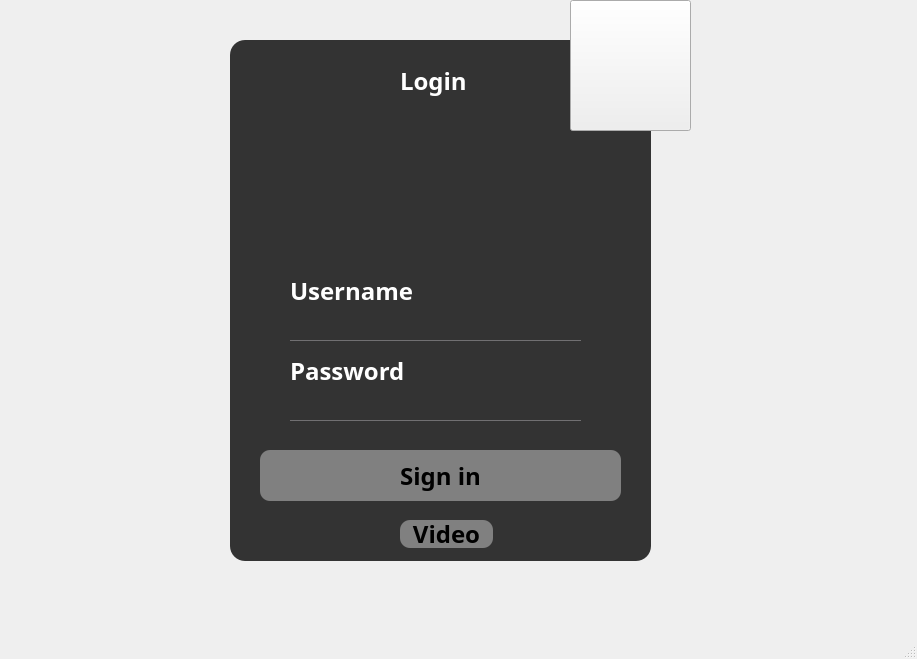
<?xml version="1.0" encoding="UTF-8"?>
<ui version="4.0">
 <class>MainWindow</class>
 <widget class="QMainWindow" name="MainWindow">
  <property name="geometry">
   <rect>
    <x>0</x>
    <y>0</y>
    <width>917</width>
    <height>659</height>
   </rect>
  </property>
  <property name="font">
   <font>
    <family>Script MT Bold</family>
    <pointsize>-1</pointsize>
    <weight>75</weight>
    <bold>true</bold>
   </font>
  </property>
  <property name="windowTitle">
   <string>MainWindow</string>
  </property>
  <property name="styleSheet">
   <string notr="true">*{
 font-size:24px;
}

QFrame
{
 background:#333;
 border-radius:15px;


}

QPushButton
{
background:gray;
border-radius:10px;
}
QLabel
{
color:white;
}
QLineEdit
{
background:transparent;
border:none;
color:#717072;
border-bottom:1px solid #717072;

}
</string>
  </property>
  <widget class="QWidget" name="centralwidget">
   <widget class="QFrame" name="frame">
    <property name="geometry">
     <rect>
      <x>230</x>
      <y>40</y>
      <width>421</width>
      <height>521</height>
     </rect>
    </property>
    <property name="font">
     <font>
      <family>Script MT Bold</family>
      <pointsize>-1</pointsize>
      <weight>75</weight>
      <bold>true</bold>
     </font>
    </property>
    <property name="frameShape">
     <enum>QFrame::StyledPanel</enum>
    </property>
    <property name="frameShadow">
     <enum>QFrame::Raised</enum>
    </property>
    <widget class="QLabel" name="label">
     <property name="geometry">
      <rect>
       <x>170</x>
       <y>20</y>
       <width>71</width>
       <height>41</height>
      </rect>
     </property>
     <property name="font">
      <font>
       <family>Script MT Bold</family>
       <pointsize>-1</pointsize>
       <weight>75</weight>
       <bold>true</bold>
      </font>
     </property>
     <property name="text">
      <string>Login</string>
     </property>
    </widget>
    <widget class="QPushButton" name="pushButton">
     <property name="geometry">
      <rect>
       <x>30</x>
       <y>410</y>
       <width>361</width>
       <height>51</height>
      </rect>
     </property>
     <property name="font">
      <font>
       <family>Script MT Bold</family>
       <pointsize>-1</pointsize>
       <weight>75</weight>
       <bold>true</bold>
      </font>
     </property>
     <property name="text">
      <string>Sign in</string>
     </property>
    </widget>
    <widget class="QLineEdit" name="lineEdit">
     <property name="geometry">
      <rect>
       <x>60</x>
       <y>270</y>
       <width>291</width>
       <height>31</height>
      </rect>
     </property>
     <property name="text">
      <string/>
     </property>
    </widget>
    <widget class="QLineEdit" name="lineEdit_2">
     <property name="geometry">
      <rect>
       <x>60</x>
       <y>350</y>
       <width>291</width>
       <height>31</height>
      </rect>
     </property>
     <property name="text">
      <string/>
     </property>
    </widget>
    <widget class="QLabel" name="label_2">
     <property name="geometry">
      <rect>
       <x>60</x>
       <y>240</y>
       <width>131</width>
       <height>21</height>
      </rect>
     </property>
     <property name="font">
      <font>
       <family>Script MT Bold</family>
       <pointsize>-1</pointsize>
       <weight>75</weight>
       <bold>true</bold>
      </font>
     </property>
     <property name="text">
      <string>Username</string>
     </property>
    </widget>
    <widget class="QLabel" name="label_3">
     <property name="geometry">
      <rect>
       <x>60</x>
       <y>320</y>
       <width>131</width>
       <height>21</height>
      </rect>
     </property>
     <property name="font">
      <font>
       <family>Script MT Bold</family>
       <pointsize>-1</pointsize>
       <weight>75</weight>
       <bold>true</bold>
      </font>
     </property>
     <property name="text">
      <string>Password</string>
     </property>
    </widget>
    <widget class="QPushButton" name="pushButton_2">
     <property name="geometry">
      <rect>
       <x>170</x>
       <y>480</y>
       <width>93</width>
       <height>28</height>
      </rect>
     </property>
     <property name="font">
      <font>
       <family>Script MT Bold</family>
       <pointsize>-1</pointsize>
       <weight>75</weight>
       <bold>true</bold>
      </font>
     </property>
     <property name="text">
      <string>Video</string>
     </property>
    </widget>
   </widget>
   <widget class="QToolButton" name="toolButton">
    <property name="geometry">
     <rect>
      <x>570</x>
      <y>0</y>
      <width>121</width>
      <height>131</height>
     </rect>
    </property>
    <property name="text">
     <string/>
    </property>
    <property name="icon">
     <iconset>
      <normaloff>../../Downloads/243530218_1310825109377240_1931357582866907769_n (1).png</normaloff>../../Downloads/243530218_1310825109377240_1931357582866907769_n (1).png</iconset>
    </property>
    <property name="iconSize">
     <size>
      <width>128</width>
      <height>128</height>
     </size>
    </property>
   </widget>
  </widget>
  <widget class="QMenuBar" name="menubar">
   <property name="geometry">
    <rect>
     <x>0</x>
     <y>0</y>
     <width>917</width>
     <height>38</height>
    </rect>
   </property>
  </widget>
  <widget class="QStatusBar" name="statusbar"/>
 </widget>
 <resources/>
 <connections/>
</ui>
